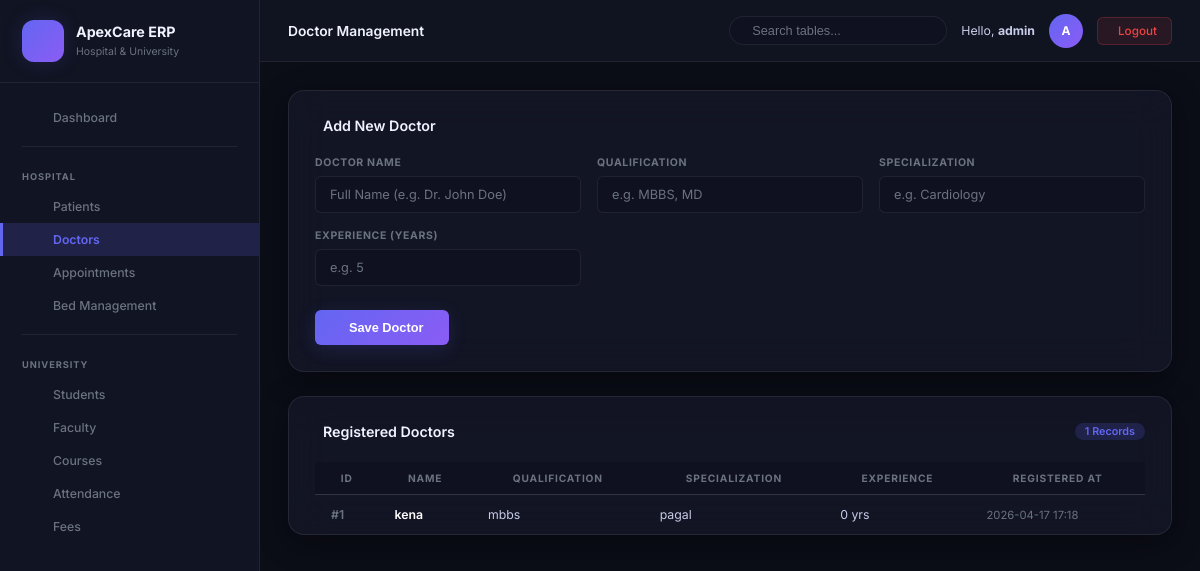
The app's page /hospital/doctors (signed in) with its own data.
### tables this page shows
CREATE TABLE doctors (
                id             INTEGER PRIMARY KEY AUTOINCREMENT,
                name           TEXT NOT NULL,
                qualification  TEXT NOT NULL,
                specialization TEXT NOT NULL,
                experience     INTEGER NOT NULL,
                created_at     TIMESTAMP DEFAULT CURRENT_TIMESTAMP
            );

### routes/hospital.py (the view, shortened to what this page needs)
@hospital_bp.route('/doctors', methods=['GET', 'POST'])
@login_required
def doctors():
    msg, msg_type = None, None
    db = get_db()
    cursor = db.cursor()
    cursor.execute("SELECT * FROM doctors ORDER BY id DESC")
    all_doctors = cursor.fetchall()
    cursor.close()
    return render_template('hospital/doctors.html', doctors=all_doctors, msg=msg, msg_type=msg_type)

### core/db.py (called while the page is built)
    def execute(self, query, args=None):
        query = query.replace('%s', '?')
        query = query.replace('AUTO_INCREMENT', 'AUTOINCREMENT')
        if args:
            self.cursor.execute(query, args)
        else:
            self.cursor.execute(query)

    def fetchall(self):
        rows = self.cursor.fetchall()
        return [dict(row) for row in rows]

    def close(self):
        self.cursor.close()

    def cursor(self):
        return SQLiteCursorWrapper(self.conn)

    def close(self):
        self.conn.close()

### routes/utils.py (called while the page is built)
def login_required(f):
    @wraps(f)
    def decorated(*args, **kwargs):
        if 'logged_in' not in session:
            flash('Please login to access this page.', 'warning')
            return redirect(url_for('auth.login'))
        return f(*args, **kwargs)
    return decorated

### templates/hospital/doctors.html (shortened to what this page needs)
{% extends "base.html" %}
{% block page_title %}Doctor Management{% endblock %}
{% block content %}
<div class="card-dark">
    <div class="card-head">
         Add New Doctor
    </div>
    <form method="POST">
        <div class="form-grid">
            <div class="f-group">
                <label class="f-label">Doctor Name</label>
                <input type="text" name="name" class="f-control" required placeholder="Full Name (e.g. Dr. John Doe)">
            </div>
            <div class="f-group">
                <label class="f-label">Qualification</label>
                <input type="text" name="qualification" class="f-control" required placeholder="e.g. MBBS, MD">
            </div>
            <div class="f-group">
                <label class="f-label">Specialization</label>
                <input type="text" name="specialization" class="f-control" required placeholder="e.g. Cardiology">
            </div>
            <div class="f-group">
                <label class="f-label">Experience (Years)</label>
                <input type="number" name="experience" class="f-control" required placeholder="e.g. 5">
            </div>
        </div>
        <div style="margin-top: 24px;">
            <button type="submit" class="btn-submit">
                 Save Doctor
            </button>
        </div>
    </form>
</div>
<div class="card-dark" style="padding-bottom: 0;">
    <div class="card-head">
         Registered Doctors
        <span class="record-badge">{{ doctors|length }} Records</span>
    </div>
    {% if doctors %}
    <div class="tbl-scroll">
        <table class="apex-tbl">
            <thead>
                <tr>
                    <th>ID</th>
                    <th>Name</th>
                    <th>Qualification</th>
                    <th>Specialization</th>
                    <th>Experience</th>
                    <th>Registered At</th>
                </tr>
            </thead>
            <tbody>
                {% for d in doctors %}
                <tr>
                    <td>#{{ d.id }}</td>
                    <td style="font-weight: 600; color: #fff;">{{ d.name }}</td>
                    <td>{{ d.qualification }}</td>
                    <td>{{ d.specialization }}</td>
                    <td>{{ d.experience }} yrs</td>
                    <td style="color: var(--text-muted); font-size: .75rem;">{{ d.created_at[:16] if d.created_at else '' }}</td>
                </tr>
                {% endfor %}
            </tbody>
        </table>
    </div>
    {% else %}
    <div class="empty-state">
        <i class="ph-duotone ph-folder-open"></i>
        No doctor records found in the database.
    </div>
    {% endif %}
</div>
{% endblock %}

### static/css/style.css (style rules this page uses)
:root { --bg-root : #0b0d17; --bg-sidebar : #111422; --bg-card : #181c2e; --bg-input : #0f1120; --bg-hover : #1e2340; --accent : #6366f1; --accent-2 : #8b5cf6; --accent-grd : linear-gradient(135deg, #6366f1 0%, #8b5cf6 100%); --accent-glow: rgba(99, 102, 241, 0.18); --text-h : #f0f2ff; --text-body : #c8cde8; --text-muted : #6b7280; --border : rgba(255,255,255,0.07); --border-h : rgba(99,102,241,0.45); --success : #10b981; --warning : #f59e0b; --danger : #ef4444; --info : #38bdf8; --sidebar-w : 260px; --hdr-h : 62px; --radius-lg : 16px; --radius-md : 10px; --radius-sm : 6px; --shadow-card: 0 4px 32px rgba(0,0,0,0.45); --transition : all 0.3s cubic-bezier(0.16, 1, 0.3, 1); --glass-bg : rgba(24, 28, 46, 0.6); --glass-border: rgba(255, 255, 255, 0.08); }
*, *::before, *::after { box-sizing: border-box; margin: 0; padding: 0; }
html { font-size: 15px; scroll-behavior: smooth; }
body { font-family: 'Inter', system-ui, sans-serif; background: var(--bg-root); color: var(--text-body); min-height: 100vh; -webkit-font-smoothing: antialiased; }
.card-dark { background: var(--glass-bg); backdrop-filter: blur(20px); -webkit-backdrop-filter: blur(20px); border: 1px solid var(--glass-border); border-radius: var(--radius-lg); padding: 26px; margin-bottom: 24px; box-shadow: 0 8px 32px rgba(0, 0, 0, 0.3); transition: var(--transition); }
.card-head { display: flex; align-items: center; gap: 8px; margin-bottom: 22px; font-size: .95rem; font-weight: 600; color: var(--text-h); }
.record-badge { margin-left: auto; background: var(--accent-glow); color: var(--accent); padding: 2px 10px; border-radius: 20px; font-size: .72rem; font-weight: 600; }
.form-grid { display: grid; grid-template-columns: repeat(auto-fill, minmax(200px, 1fr)); gap: 16px; }
.f-group { display: flex; flex-direction: column; }
.f-label { font-size: .7rem; font-weight: 700; letter-spacing: .06em; text-transform: uppercase; color: var(--text-muted); margin-bottom: 7px; }
.f-control { padding: 10px 14px; background: var(--bg-input); border: 1px solid var(--border); border-radius: var(--radius-sm); color: var(--text-h); font-size: .85rem; font-family: inherit; outline: none; transition: var(--transition); width: 100%; }
.f-control::placeholder { color: var(--text-muted); }
.btn-submit { display: inline-flex; align-items: center; gap: 8px; padding: 10px 26px; background: var(--accent-grd); color: #fff; border: none; border-radius: var(--radius-sm); font-size: .85rem; font-weight: 600; cursor: pointer; transition: var(--transition); box-shadow: 0 4px 18px var(--accent-glow); }
.tbl-scroll { overflow-x: auto; max-height: 520px; overflow-y: auto; }
table.apex-tbl { width: 100%; border-collapse: collapse; font-size: .82rem; }
.apex-tbl thead { position: sticky; top: 0; z-index: 1; background: var(--bg-input); }
.apex-tbl th { padding: 10px 16px; color: var(--text-muted); font-size: .68rem; font-weight: 700; text-transform: uppercase; letter-spacing: .08em; border-bottom: 1px solid var(--border); white-space: nowrap; }
.apex-tbl td { padding: 12px 16px; color: var(--text-body); border-bottom: 1px solid var(--border); vertical-align: middle; }
.apex-tbl td:first-child { color: var(--text-muted); font-weight: 600; }
.apex-tbl tbody tr:last-child td { border-bottom: none; }

### records on screen
doctors: id "1", name "kena", qualification "mbbs", specialization "pagal", experience "0", created_at "2026-04-17 17:18"

### other values on screen
{{ session.username }} "admin"
{{ session.username[0]|upper if session.username else 'A' }} "A"
{{ doctors|length }} "1"
